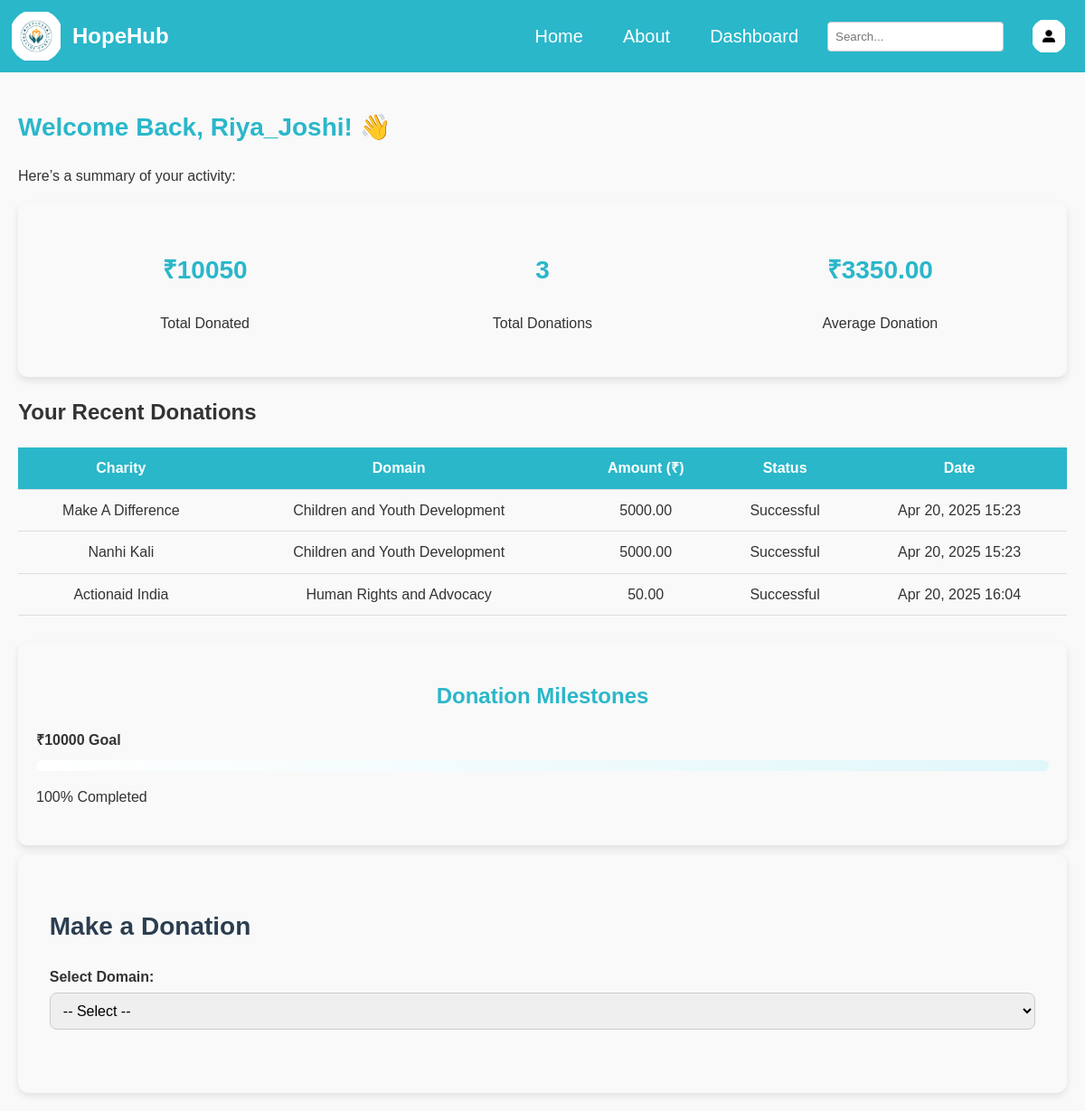
Screenshot of /dashboard/ (signed in) with the database file from the repository.
### charities/models.py (models this page shows, shortened)
class CustomUser(AbstractUser):
    email = models.EmailField(unique=True)
    contact_number = models.CharField(max_length=20, unique=True, null=True, blank=True)
    is_admin = models.BooleanField(default=False)

class Donation(models.Model):
    user = models.ForeignKey(CustomUser, on_delete=models.CASCADE)
    domain = models.ForeignKey(Domain, on_delete=models.CASCADE, null=True)
    charity = models.ForeignKey(Charity, on_delete=models.CASCADE, null=True)
    amount = models.DecimalField(max_digits=10, decimal_places=2)
    date = models.DateTimeField(auto_now_add=True)
    STATUS_CHOICES = [
        ('pending', 'Pending'),
        ('successful', 'Successful'),
        ('failed', 'Failed'),
    ]
    status = models.CharField(max_length=10, choices=STATUS_CHOICES, default='pending')
    PAYMENT_CHOICES = [
        ('upi', 'UPI'),
        ('bank', 'Bank Transfer'),
        ('card', 'Credit/Debit Card'),
    ]
    payment_method = models.CharField(
        max_length=10, choices=PAYMENT_CHOICES, null=True, blank=True
    )  # ✅ NEW

class Charity(models.Model):
    name = models.CharField(max_length=100)
    domain = models.ForeignKey(Domain, on_delete=models.CASCADE)
    description = models.TextField()
    location = models.CharField(max_length=255, default="Not Available")
    contact = models.CharField(max_length=20)
    email = models.EmailField(null = True)  # ✅ NEW field
    latitude = models.FloatField()
    longitude = models.FloatField()
    image = models.CharField(max_length=255, blank=True, null=True)  # ✅ Using CharField for filename/url
    class Meta:
        unique_together = ('name', 'domain', 'location')

class Domain(models.Model):
    name = models.CharField(max_length=100, unique=True)
    description = models.TextField()
    image = models.URLField(blank=True, null=True)  # Changed from ImageField to URLField
    created_on = models.DateField(auto_now_add=True)
    def __str__(self):
        return self.name

### charities/views.py (the view)
# urls.py: path('dashboard/', views.user_dashboard, name='user_dashboard'),
@login_required
def user_dashboard(request):
    user = request.user
    domains = Domain.objects.all()  # ✅ FETCH DOMAINS
    donations = Donation.objects.filter(user=user, status='successful')
    total_donated = donations.aggregate(Sum('amount'))['amount__sum'] or 0
    total_donations = donations.count()
    average_donation = donations.aggregate(Avg('amount'))['amount__avg'] or 0
    milestone_goal = 10000
    milestone_progress = int((total_donated / milestone_goal) * 100) if milestone_goal > 0 else 0
    milestone_progress = min(milestone_progress, 100)
    has_donations = donations.exists()
    context = {
        'donations': donations,
        'total_donated': total_donated,
        'total_donations': total_donations,
        'average_donation': round(average_donation, 2),
        'milestone_goal': milestone_goal,
        'milestone_progress': milestone_progress,
        'has_donations': has_donations,
        'domains': domains,  # ✅ ✅ ✅ IMPORTANT!
        'RAZORPAY_KEY_ID': settings.RAZORPAY_KEY_ID,
    }
    return render(request, 'user_dashboard.html', context)

### templates/user_dashboard.html (shortened to what this page needs)
{% load static %}
<!DOCTYPE html>
<html lang="en">
<head>
    <link rel="stylesheet" href="{% static 'css/style.css' %}" />
    <link rel="stylesheet" href="{% static 'css/profile_dropdown.css' %}">
</head>
<body>
    <nav>
        <div class="nav-logo">
            <img src="{% static 'images/logo.png' %}" alt="HopeHub Logo">
            <span>HopeHub</span>
        </div>
        <div class="nav-right">
            <ul>
                <li><a href="{% url 'home' %}">Home</a></li>
                <li><a href="{% url 'about' %}">About</a></li>
                {% if request.user.is_authenticated %}
                {% if request.user.is_superuser %}
                <li><a href="{% url 'admin_dashboard' %}">Admin Dashboard</a></li>
                {% else %}
                <li><a href="{% url 'user_dashboard' %}">Dashboard</a></li>
                {% endif %}
                <li class="search-bar">
                    <input type="text" placeholder="Search...">
                </li>
                {% include 'profile_dropdown.html' %}
                {% else %}
                <li><a href="{% url 'login' %}">Login</a></li>
                <li class="search-bar">
                    <input type="text" placeholder="Search...">
                </li>
                {% endif %}
            </ul>
        </div>
    </nav>
    <div class="dashboard">
        <h1 class="welcome-message">Welcome Back, <span id="username">{{ request.user.first_name|default:request.user.username|title }}</span>! 👋</h1>
        <p>Here’s a summary of your activity:</p>
<div class="stats">
    <div class="stat-item">
        <h2>₹{{ total_donated }}</h2>
        <p>Total Donated</p>
    </div>
    <div class="stat-item">
        <h2>{{ total_donations }}</h2>
        <p>Total Donations</p>
    </div>
    <div class="stat-item">
        <h2>₹{{ average_donation }}</h2>
        <p>Average Donation</p>
    </div>
</div>
<div class="recent-donations">
    <h2>Your Recent Donations</h2>
    {% if donations %}
        <table class="donation-table">
            <thead>
                <tr>
                    <th>Charity</th>
                    <th>Domain</th>
                    <th>Amount (₹)</th>
                    <th>Status</th>
                    <th>Date</th>
                </tr>
            </thead>
            <tbody>
                {% for donation in donations %}
                <tr>
                    <td>{{ donation.charity.name|title }}</td>
                    <td>{{ donation.domain }}</td>
                    <td>{{ donation.amount }}</td>
                    <td>{{ donation.get_status_display }}</td>
                    <td>{{ donation.date|date:"M d, Y H:i" }}</td>
                </tr>
                {% endfor %}
            </tbody>
        </table>
    {% else %}
        <p>You haven’t made any donations yet. Start making a difference today!</p>
    {% endif %}
</div>
<div class="milestones">
    <h2>Donation Milestones</h2>
    <div class="milestone">
        <p><strong>₹{{ milestone_goal }} Goal</strong></p>
        <div class="progress-bar">
            <div class="progress" style="width: {{ milestone_progress|floatformat:0 }}%;"></div>
        </div>
        <p>{{ milestone_progress }}% Completed</p>
    </div>
</div>
            <div class="make-donation-section">
                <h2>Make a Donation</h2>
                <form id="donationForm" method="post">
                    <label>Select Domain:</label>
                    <select id="domainSelect">
                        <option value="">-- Select --</option>
                    </select>
                </form>
            </div>
    </div>
</body>
</html>

### templates/profile_dropdown.html (shortened to what this page needs)
{% load static %}
<li class="dropdown" style="position: relative;">
    <a href="#" class="dropdown-toggle" onclick="toggleDropdown(event)" style="display: flex; align-items: center; padding: 0 10px;">
        <img src="{% static 'images/profile-icon.png' %}" alt="Profile">
    </a>
</li>

### static/css/style.css (style rules this page uses)
body { font-family: 'Arial', sans-serif; margin: 0; padding: 0; box-sizing: border-box; background-color: #f9f9f9; color: #333; }
nav { display: flex; justify-content: space-between; align-items: center; padding: 10px 10px; background-color: #2AB7CA; color: white; }
.nav-logo { display: flex; align-items: center; gap: 10px; }
nav img { height: 60px; width: 60px; border-radius: 50%; object-fit: cover; clip-path: inset(5%); }
.nav-logo span { font-size: 24px; font-weight: bold; color: white; }
nav ul { list-style: none; padding: 0; margin: 0; display: flex; align-items: center; }
nav ul li { margin-left: 20px; }
nav ul li a { color: white; text-decoration: none; font-size: 20px; padding: 8px 12px; border-radius: 4px; transition: background 0.3s; }
.dropdown { position: relative; }
.search-bar input { padding: 8px; border-radius: 4px; border: 1px solid #ccc; }
.dashboard { padding: 20px; }
.dashboard h1 { font-size: 28px; color: #2AB7CA; }
a { text-decoration: none; color: inherit; }
.milestones { margin-top: 30px; padding: 20px; background-color: #f9f9f9; border-radius: 10px; box-shadow: 0 4px 8px rgba(0, 0, 0, 0.1); position: relative; overflow: hidden; }
.milestones h2 { font-size: 24px; color: #2AB7CA; margin-bottom: 15px; text-align: center; animation: fadeIn 1s ease-in-out; }
.milestone { margin-bottom: 20px; position: relative; }
.milestone p { font-size: 16px; color: #333; margin-bottom: 10px; }
.progress-bar { width: 100%; background-color: #e0e0e0; border-radius: 10px; overflow: hidden; height: 25px; }
.progress { height: 100%; background-color: #2AB7CA; width: 50%; transition: width 0.5s ease-in-out, background-color 0.3s ease; }
.stats { display: flex; justify-content: space-around; align-items: center; padding: 20px; background-color: #f9f9f9; border-radius: 10px; box-shadow: 0 4px 8px rgba(0, 0, 0, 0.1); }
.stat-item { text-align: center; flex-basis: calc(33.33% - 20px); margin: 10px; }
.stat-item h2 { font-size: 28px; color: #2AB7CA; }
.stat-item p { font-size: 16px; color: #333; }
table { width: 100%; border-collapse: collapse; margin-top: 20px; }
th, td { padding: 10px; border-bottom: 1px solid #ddd; text-align: center; }
th { background-color: #2AB7CA; color: white; }
nav ul li a { color: white; text-decoration: none; font-size: 20px; padding: 8px 12px; border-radius: 4px; position: relative; transition: background 0.3s ease-in-out, transform 0.2s ease-in-out; overflow: hidden; }
nav ul li a::after { content: ""; position: absolute; left: 0; bottom: -2px; width: 100%; height: 2px; background-color: white; transform: scaleX(0); transition: transform 0.3s ease-in-out; }
body { font-family: 'Arial', sans-serif; margin: 0; padding: 0; background-color: #f9f9f9; color: #333; line-height: 1.6; }
.progress-bar { width: 100%; height: 12px; background: rgba(255, 255, 255, 0.3); border-radius: 6px; overflow: hidden; margin: 10px 0; }
.progress { height: 100%; width: 75%; background: linear-gradient(to right, #ffffff, #e0f7fa); transition: width 1s ease-in-out; }
.make-donation-section { margin-top: 20px; background: #f7f7f7; padding: 10px; border-radius: 12px; box-shadow: 0 3px 8px rgba(0, 0, 0, 0.1); max-width: 100%; margin-left: auto; margin-right: auto; }
.make-donation-section h2 { margin-bottom: 20px; font-size: 28px; color: #2c3e50; }
.make-donation-section label { font-weight: bold; display: block; margin: 15px 0 5px; }
.make-donation-section { margin-top: 10px; background: #f9f9f9; padding: 3%; border-radius: 12px; box-shadow: 0 3px 8px rgba(0, 0, 0, 0.1); max-width: 100%; margin-left: auto; margin-right: auto; }
.make-donation-section select, .make-donation-section input[type="number"] { width: 100%; padding: 10px; border-radius: 8px; border: 1px solid #ccc; font-size: 16px; margin-bottom: 15px; }

### static/css/profile_dropdown.css (style rules this page uses)
.dropdown .dropdown-toggle img { width: 30px; height: 30px; border-radius: 50%; background-color: white; padding: 5px; }

### rows the page displays
CustomUser: user.first_name "Riya_Joshi"
Donation: charity.name "Make A Difference", domain "Children and Youth Development", amount "5000.00", status "Successful", date "Apr 20, 2025 15:23"
Donation: charity.name "Nanhi Kali", domain "Children and Youth Development", amount "5000.00", status "Successful", date "Apr 20, 2025 15:23"
Donation: charity.name "Actionaid India", domain "Human Rights and Advocacy", amount "50.00", status "Successful", date "Apr 20, 2025 16:04"

### other values shown
{{ total_donated }} "10050"
{{ total_donations }} "3"
{{ average_donation }} "3350.00"
{{ milestone_goal }} "10000"
{{ milestone_progress }} "100"
